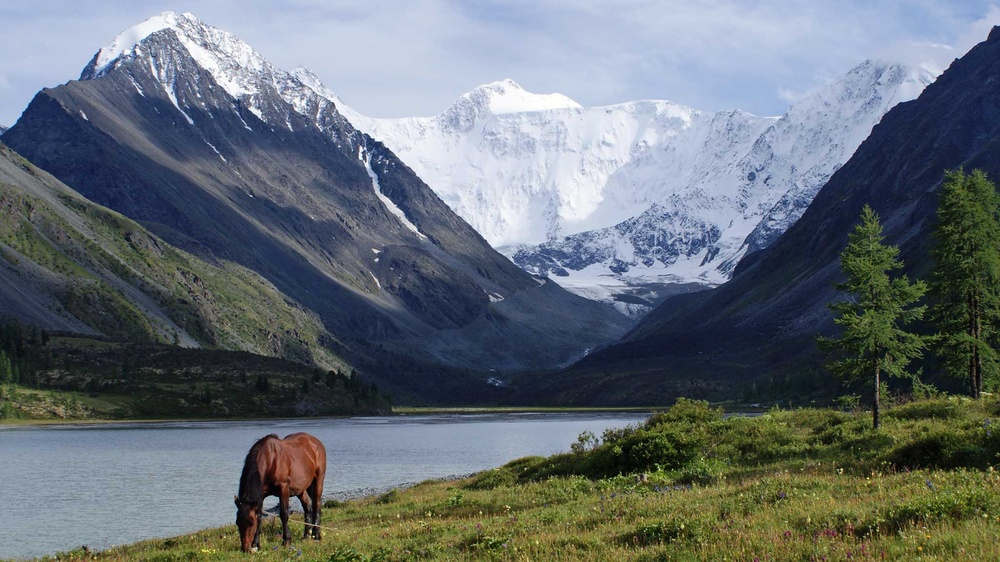
#> input picture resources/Gora-Beluha.jpg, 1000 x 562 px, shrunk from 2048 x 1152 before the run
$ jupyter execute right_boarder_flip_image.ipynb
#> lines starting #> are read from the running program, lines starting #| are printed output that depends on the picture
[cell 1]
 # отразить изображение по правой границе
import cv2 as cv

image = cv.imread('resources/Gora-Beluha.jpg')
#> image is the input picture: shape (562, 1000, 3); mean B, G, R 116, 110.1, 101.9

flipped_image = cv.flip(image, 1)
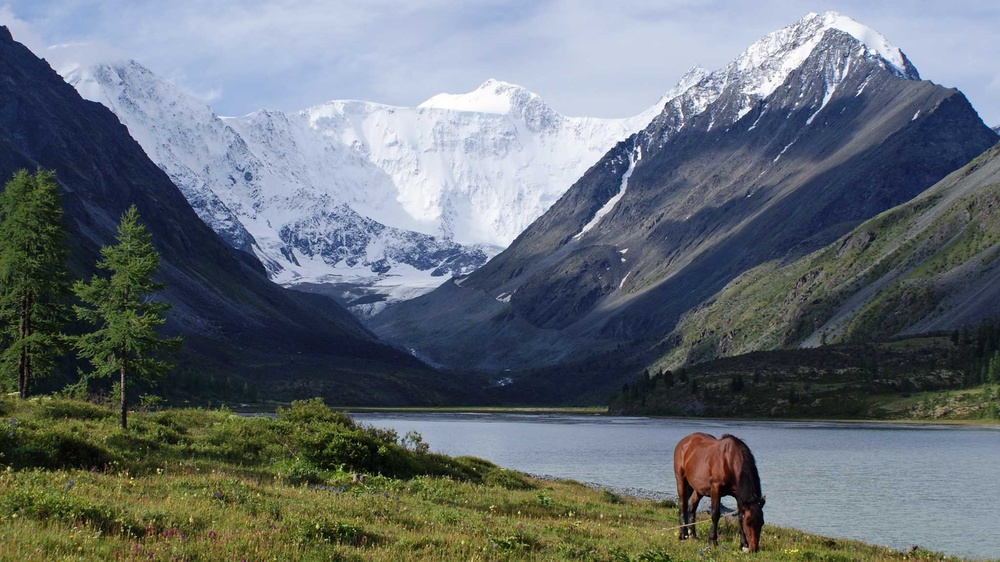
#> flipped_image: shape (562, 1000, 3); mean B, G, R 116, 110.1, 101.9

cv.imwrite('result/right_boarder_flipped.jpg', flipped_image)
#> Out = True
